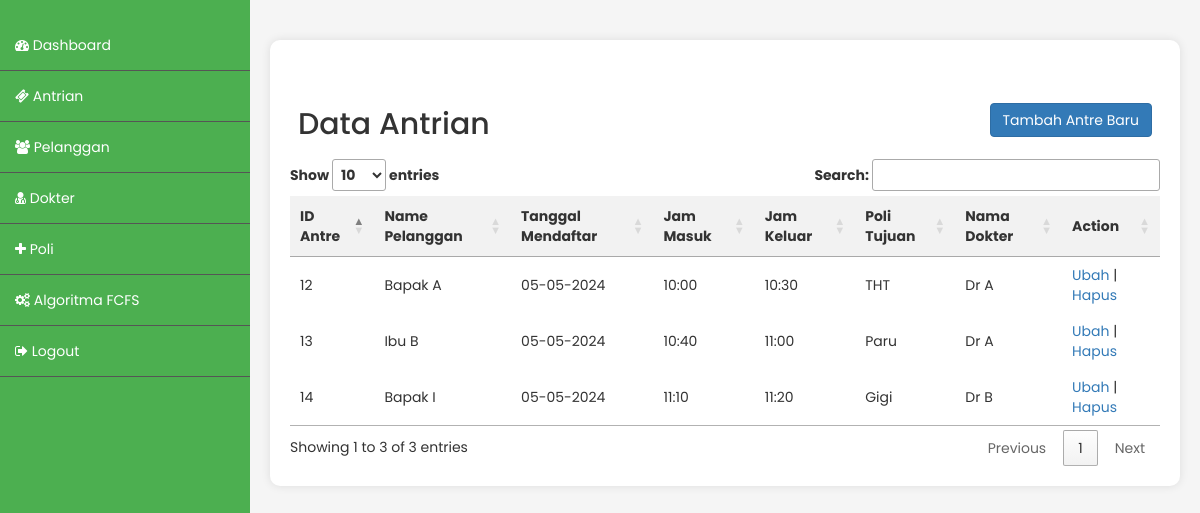
The page /index.php/admin/ticket on the database its author committed.
### tables this page shows
CREATE TABLE `ticket` (
  `id_ticket` int(255) NOT NULL,
  `id_pelanggan` int(255) NOT NULL,
  `tanggal_masuk` date DEFAULT NULL,
  `waktu_masuk` time DEFAULT NULL,
  `stamp_waktu` timestamp NOT NULL DEFAULT current_timestamp(),
  `waktu_keluar` time DEFAULT NULL,
  `id_poli` int(255) NOT NULL,
  `id_dokter` int(255) NOT NULL
);

CREATE TABLE `pelanggan` (
  `id_pelanggan` int(255) NOT NULL,
  `nama_pelanggan` varchar(255) NOT NULL,
  `nik` varchar(255) NOT NULL,
  `tempat_lahir` varchar(255) NOT NULL,
  `tanggal_lahir` date NOT NULL,
  `alamat` varchar(255) NOT NULL,
  `no_telp` varchar(255) NOT NULL
);

CREATE TABLE `poli` (
  `id_poli` int(255) NOT NULL,
  `nama_poli` varchar(255) NOT NULL
);

CREATE TABLE `dokter` (
  `id_dokter` int(255) NOT NULL,
  `nama_dokter` varchar(255) NOT NULL,
  `tempat_lahir` varchar(255) NOT NULL,
  `tanggal_lahir` date NOT NULL,
  `id_poli` int(255) NOT NULL,
  `no_telp` varchar(255) NOT NULL
);

### application/controllers/Admin.php (called while the page is built, shortened)
<?php
class Admin extends CI_Controller {
	public function __construct()
	{
		$this->load->model('akun_model');
		$this->load->model('crud_model');
	}
	public function ticket()
	{
		$data['array_ticket'] = $this->crud_model->mengambil_data_join('ticket',['poli','dokter','pelanggan']);
		$this->load->view('admin_ticket',$data);
	}
}

### index.php (called while the page is built, shortened)
<?php
require_once BASEPATH.'core/CodeIgniter.php';

### application/models/Crud_model.php (called while the page is built, shortened)
<?php
class Crud_model extends CI_Model{
	public function mengambil_data_join($nama_tabel,$array_tabel)
	{
		$this->db->select('*');
		$this->db->from($nama_tabel);
		foreach($array_tabel as $tabel){
			$this->db->join($tabel, $nama_tabel.'.id_'.$tabel.' = '.$tabel.'.id_'.$tabel.'');
		}
		$query = $this->db->get();
		return $query->result();
	}
}

### application/views/admin_ticket.php (the view, shortened to what this page needs)
<!DOCTYPE html>
<html lang="en">
<head>
<link rel="stylesheet" type="text/css" href="https://cdn.datatables.net/1.10.25/css/jquery.dataTables.css">
<link href="//maxcdn.bootstrapcdn.com/bootstrap/3.3.0/css/bootstrap.min.css" rel="stylesheet" id="bootstrap-css">
<link href="https://maxcdn.bootstrapcdn.com/font-awesome/4.7.0/css/font-awesome.min.css" rel="stylesheet">
<link rel="stylesheet" href="<?=base_url()?>/css/style.css">
</head>
<body>
<?php $this->load->view('component/sidebar');?>
<div class="content">
	<div class="status-info">
<table>
    <tr>
      <td class="title"><h2>Data Antrian</h2></td>
      <td class="button-container" style="text-align: right;">
        <a href="<?=site_url('admin/ticket_add')?>"><button type="button" class="btn btn-primary">Tambah Antre Baru</button></a>
      </td>
    </tr>
  </table>
	  <table id="productTable">
		<thead>
		  <tr>
			<th>ID Antre</th>
			<th>Name Pelanggan</th>
			<th>Tanggal Mendaftar</th>
			<th>Jam Masuk</th>
			<th>Jam Keluar</th>
			<th>Poli Tujuan</th>
			<th>Nama Dokter</th>
			<th>Action</th>
		  </tr>
		</thead>
		<tbody>
		<?php foreach($array_ticket as $ticket): ?>
		  <tr>
			<td><?=$ticket->id_ticket?></td>
			<td><?=$ticket->nama_pelanggan?></td>
			<td><?=date("d-m-Y", strtotime($ticket->tanggal_masuk))?></td>
			<td><?=date("H:i", strtotime($ticket->waktu_masuk))?></td>
			<td><?=date("H:i", strtotime($ticket->waktu_keluar))?></td>
			<td><?=$ticket->nama_poli?></td>
			<td><?=$ticket->nama_dokter?></td>
			<td>
				<a href="<?=site_url('/admin/ticket_edit/'.$ticket->id_ticket)?>">Ubah</a> |
				<a href="<?=site_url('/admin/ticket_hapus/'.$ticket->id_ticket)?>">Hapus</a>
			</td>
		  </tr><?php endforeach; ?>
		</tbody>
	  </table>
	</div>
</div>
</body>
</html>

### application/views/component/sidebar.php
<div class="sidebar">
  <ul>
    <li><a href="<?=site_url('admin/index');?>"><i class="fa fa-tachometer" aria-hidden="true"></i> Dashboard</a></li>
    <li><a href="<?=site_url('admin/ticket');?>"><i class="fa fa-ticket" aria-hidden="true"></i> Antrian</a></li>
    <li><a href="<?=site_url('admin/pelanggan');?>"><i class="fa fa-users" aria-hidden="true"></i> Pelanggan</a></li>
    <li><a href="<?=site_url('admin/dokter');?>"><i class="fa fa-user-md" aria-hidden="true"></i> Dokter</a></li>
    <li><a href="<?=site_url('admin/poli');?>"><i class="fa fa-plus" aria-hidden="true"></i> Poli</a></li>
    <li><a href="<?=site_url('admin/fifo');?>"><i class="fa fa-cogs" aria-hidden="true"></i> Algoritma FCFS</a></li>
    <li><a href="<?=site_url('admin/logout');?>"><i class="fa fa-sign-out" aria-hidden="true"></i> Logout</a></li>
  </ul>
</div>

### css/style.css (style rules this page uses)
body { margin: 0; padding: 0; font-family: 'Poppins', sans-serif; background-color: #f5f5f5; }
.sidebar { position: fixed; left: 0; top: 0; height: 100%; width: 250px; background-color: #4CAF50; color: #fff; padding-top: 20px; }
.sidebar ul { list-style-type: none; padding: 0; margin: 0; }
.sidebar ul li { padding: 15px; border-bottom: 1px solid #555; }
.sidebar ul li a { color: #fff; text-decoration: none; }
.content { margin-left: 250px; padding: 20px; }
.content h2 { color: #333; }
.status-info { background-color: #fff; padding: 20px; border-radius: 10px; box-shadow: 0 0 10px rgba(0, 0, 0, 0.1); margin-top: 20px; }
table { width: 100%; border-collapse: collapse; margin-top: 20px; }
th, td { border: 1px solid #ddd; padding: 8px; text-align: left; }
th { background-color: #f2f2f2; }

### application/views/admin_ticket.php (style rules this page uses)
table { border-collapse: collapse; }
table, th, td { border: none; }

### rows shown on the page
ticket: id_ticket "12", id_pelanggan.nama_pelanggan "Bapak A", tanggal_masuk "05-05-2024", waktu_masuk "10:00", waktu_keluar "10:30", id_poli.nama_poli "THT", id_dokter.nama_dokter "Dr A"
ticket: id_ticket "13", id_pelanggan.nama_pelanggan "Ibu B", tanggal_masuk "05-05-2024", waktu_masuk "10:40", waktu_keluar "11:00", id_poli.nama_poli "Paru", id_dokter.nama_dokter "Dr A"
ticket: id_ticket "14", id_pelanggan.nama_pelanggan "Bapak I", tanggal_masuk "05-05-2024", waktu_masuk "11:10", waktu_keluar "11:20", id_poli.nama_poli "Gigi", id_dokter.nama_dokter "Dr B"
